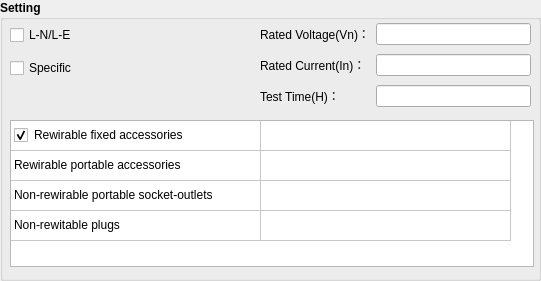
    <widget class="QGroupBox" name="groupBox_22">
     <property name="geometry">
      <rect>
       <x>70</x>
       <y>160</y>
       <width>541</width>
       <height>281</height>
      </rect>
     </property>
     <property name="font">
      <font>
       <weight>75</weight>
       <bold>true</bold>
      </font>
     </property>
     <property name="styleSheet">
      <string notr="true">
#groupBox_login * {background-color: rgb();}</string>
     </property>
     <property name="title">
      <string>Setting</string>
     </property>
     <widget class="QTableWidget" name="tableWidget_5">
      <property name="geometry">
       <rect>
        <x>10</x>
        <y>120</y>
        <width>524</width>
        <height>147</height>
       </rect>
      </property>
      <property name="layoutDirection">
       <enum>Qt::LeftToRight</enum>
      </property>
      <property name="autoFillBackground">
       <bool>true</bool>
      </property>
      <property name="frameShape">
       <enum>QFrame::StyledPanel</enum>
      </property>
      <property name="frameShadow">
       <enum>QFrame::Sunken</enum>
      </property>
      <property name="lineWidth">
       <number>1</number>
      </property>
      <property name="midLineWidth">
       <number>0</number>
      </property>
      <property name="verticalScrollBarPolicy">
       <enum>Qt::ScrollBarAsNeeded</enum>
      </property>
      <property name="horizontalScrollBarPolicy">
       <enum>Qt::ScrollBarAsNeeded</enum>
      </property>
      <property name="sizeAdjustPolicy">
       <enum>QAbstractScrollArea::AdjustIgnored</enum>
      </property>
      <property name="autoScrollMargin">
       <number>16</number>
      </property>
      <property name="selectionMode">
       <enum>QAbstractItemView::SingleSelection</enum>
      </property>
      <property name="selectionBehavior">
       <enum>QAbstractItemView::SelectItems</enum>
      </property>
      <property name="gridStyle">
       <enum>Qt::SolidLine</enum>
      </property>
      <property name="sortingEnabled">
       <bool>false</bool>
      </property>
      <attribute name="horizontalHeaderVisible">
       <bool>false</bool>
      </attribute>
      <attribute name="horizontalHeaderCascadingSectionResizes">
       <bool>false</bool>
      </attribute>
      <attribute name="horizontalHeaderDefaultSectionSize">
       <number>250</number>
      </attribute>
      <attribute name="horizontalHeaderHighlightSections">
       <bool>true</bool>
      </attribute>
      <attribute name="horizontalHeaderMinimumSectionSize">
       <number>25</number>
      </attribute>
      <attribute name="horizontalHeaderShowSortIndicator" stdset="0">
       <bool>false</bool>
      </attribute>
      <attribute name="horizontalHeaderStretchLastSection">
       <bool>false</bool>
      </attribute>
      <attribute name="verticalHeaderVisible">
       <bool>false</bool>
      </attribute>
      <attribute name="verticalHeaderCascadingSectionResizes">
       <bool>false</bool>
      </attribute>
      <attribute name="verticalHeaderHighlightSections">
       <bool>true</bool>
      </attribute>
      <attribute name="verticalHeaderMinimumSectionSize">
       <number>25</number>
      </attribute>
      <attribute name="verticalHeaderShowSortIndicator" stdset="0">
       <bool>false</bool>
      </attribute>
      <attribute name="verticalHeaderStretchLastSection">
       <bool>false</bool>
      </attribute>
      <row>
       <property name="text">
        <string>01</string>
       </property>
      </row>
      <row>
       <property name="text">
        <string>02</string>
       </property>
      </row>
      <row>
       <property name="text">
        <string>03</string>
       </property>
      </row>
      <row>
       <property name="text">
        <string>04</string>
       </property>
      </row>
      <column>
       <property name="text">
        <string>Type</string>
       </property>
      </column>
      <column>
       <property name="text">
        <string>Wire area</string>
       </property>
      </column>
      <item row="0" column="0">
       <property name="text">
        <string>Rewirable fixed accessories</string>
       </property>
       <property name="textAlignment">
        <set>AlignLeading|AlignVCenter</set>
       </property>
       <property name="checkState">
        <enum>Checked</enum>
       </property>
       <property name="flags">
        <set>ItemIsSelectable|ItemIsUserCheckable|ItemIsEnabled</set>
       </property>
      </item>
      <item row="0" column="1">
       <property name="text">
        <string/>
       </property>
       <property name="flags">
        <set>NoItemFlags</set>
       </property>
      </item>
      <item row="1" column="0">
       <property name="text">
        <string>Rewirable portable accessories</string>
       </property>
       <property name="textAlignment">
        <set>AlignLeading|AlignVCenter</set>
       </property>
       <property name="checkState">
        <enum>Unchecked</enum>
       </property>
       <property name="flags">
        <set>ItemIsSelectable|ItemIsUserCheckable|ItemIsEnabled</set>
       </property>
      </item>
      <item row="1" column="1">
       <property name="text">
        <string/>
       </property>
       <property name="flags">
        <set>NoItemFlags</set>
       </property>
      </item>
      <item row="2" column="0">
       <property name="text">
        <string>Non-rewirable portable socket-outlets</string>
       </property>
       <property name="textAlignment">
        <set>AlignLeading|AlignVCenter</set>
       </property>
       <property name="checkState">
        <enum>Unchecked</enum>
       </property>
       <property name="flags">
        <set>ItemIsSelectable|ItemIsUserCheckable|ItemIsEnabled</set>
       </property>
      </item>
      <item row="2" column="1">
       <property name="text">
        <string/>
       </property>
       <property name="toolTip">
        <string>0.5/0.75/1/1.5</string>
       </property>
       <property name="textAlignment">
        <set>AlignCenter</set>
       </property>
       <property name="flags">
        <set>ItemIsSelectable|ItemIsEditable|ItemIsUserCheckable|ItemIsEnabled</set>
       </property>
      </item>
      <item row="3" column="0">
       <property name="text">
        <string>Non-rewitable plugs</string>
       </property>
       <property name="textAlignment">
        <set>AlignLeading|AlignVCenter</set>
       </property>
       <property name="checkState">
        <enum>Unchecked</enum>
       </property>
       <property name="flags">
        <set>ItemIsSelectable|ItemIsUserCheckable|ItemIsEnabled</set>
       </property>
      </item>
      <item row="3" column="1">
       <property name="text">
        <string/>
       </property>
       <property name="toolTip">
        <string>Tinsel/0.5/0.75/1/1.5</string>
       </property>
       <property name="textAlignment">
        <set>AlignCenter</set>
       </property>
       <property name="flags">
        <set>ItemIsSelectable|ItemIsEditable|ItemIsUserCheckable|ItemIsEnabled</set>
       </property>
      </item>
     </widget>
     <widget class="QWidget" name="gridLayoutWidget_4">
      <property name="geometry">
       <rect>
        <x>260</x>
        <y>20</y>
        <width>271</width>
        <height>91</height>
       </rect>
      </property>
      <layout class="QGridLayout" name="gridLayout_16">
       <item row="0" column="0">
        <widget class="QLabel" name="label_normalTVn">
         <property name="styleSheet">
          <string notr="true"/>
         </property>
         <property name="text">
          <string>Rated Voltage(Vn)：</string>
         </property>
         <property name="alignment">
          <set>Qt::AlignLeading|Qt::AlignLeft|Qt::AlignVCenter</set>
         </property>
        </widget>
       </item>
       <item row="1" column="0">
        <widget class="QLabel" name="label_normalTIn">
         <property name="styleSheet">
          <string notr="true"/>
         </property>
         <property name="text">
          <string>Rated Current(In)：</string>
         </property>
         <property name="alignment">
          <set>Qt::AlignLeading|Qt::AlignLeft|Qt::AlignVCenter</set>
         </property>
        </widget>
       </item>
       <item row="2" column="0">
        <widget class="QLabel" name="label_normalTH">
         <property name="styleSheet">
          <string notr="true"/>
         </property>
         <property name="text">
          <string>Test Time(H)：</string>
         </property>
         <property name="alignment">
          <set>Qt::AlignLeading|Qt::AlignLeft|Qt::AlignVCenter</set>
         </property>
        </widget>
       </item>
       <item row="0" column="1">
        <widget class="QLineEdit" name="lineEdit_normalTVn">
         <property name="toolTip">
          <string>130/250/440(V)</string>
         </property>
         <property name="alignment">
          <set>Qt::AlignLeading|Qt::AlignLeft|Qt::AlignVCenter</set>
         </property>
        </widget>
       </item>
       <item row="1" column="1">
        <widget class="QLineEdit" name="lineEdit_normalTIn">
         <property name="toolTip">
          <string>0-32(A)</string>
         </property>
         <property name="alignment">
          <set>Qt::AlignLeading|Qt::AlignLeft|Qt::AlignVCenter</set>
         </property>
        </widget>
       </item>
       <item row="2" column="1">
        <widget class="QLineEdit" name="lineEdit_normalTH">
         <property name="toolTip">
          <string>H</string>
         </property>
         <property name="alignment">
          <set>Qt::AlignLeading|Qt::AlignLeft|Qt::AlignVCenter</set>
         </property>
        </widget>
       </item>
      </layout>
     </widget>
     <widget class="QCheckBox" name="checkBox_normalTSwitch">
      <property name="geometry">
       <rect>
        <x>10</x>
        <y>25</y>
        <width>241</width>
        <height>20</height>
       </rect>
      </property>
      <property name="text">
       <string>L-N/L-E </string>
      </property>
     </widget>
     <widget class="QCheckBox" name="checkBox_normalTemp">
      <property name="geometry">
       <rect>
        <x>10</x>
        <y>60</y>
        <width>101</width>
        <height>16</height>
       </rect>
      </property>
      <property name="text">
       <string>Specific</string>
      </property>
     </widget>
    </widget>
